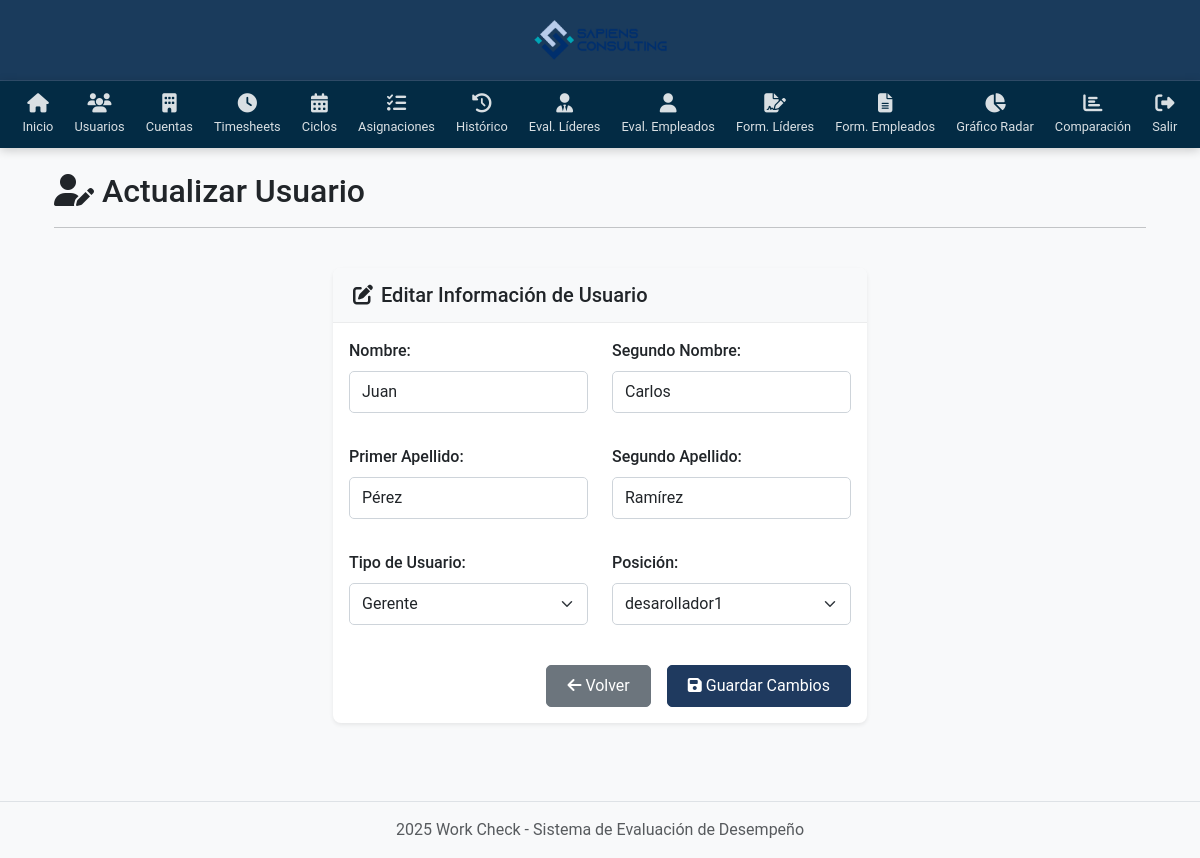
Screenshot of /update_user/1/ (signed in) with the database file from the repository.
### System/models.py (models this page shows)
class Usuario(models.Model):
    first_name = models.CharField(max_length=50)
    middle_name = models.CharField(max_length=50, blank=True, null=True)
    last_name = models.CharField(max_length=50)
    second_last_name = models.CharField(max_length=50, blank=True, null=True)
    user_type = models.CharField(max_length=50)
    position = models.ForeignKey(Position, on_delete=models.PROTECT)

class Position(models.Model):
    position_code = models.CharField(max_length=20)
    position_name = models.CharField(max_length=100)

### System/views.py (the view, shortened to what this page needs)
# urls.py: path('update_user/<int:user_id>/', views.update_user, name='update_user'),
@login_required
def update_user(request, user_id):
    try:
        usuario = Usuario.objects.get(id=user_id)
    except Usuario.DoesNotExist:
        return redirect('home')
    positions = Position.objects.all()
    return render(request, 'System/update_user.html', {'usuario': usuario, 'positions': positions})

### System/views.py (called while the page is built)
def login_required(view_func):
    @wraps(view_func)
    def wrapped_view(request, *args, **kwargs):
        if not request.session.get('user_id'):
            return redirect('login')
        return view_func(request, *args, **kwargs)
    return wrapped_view

### System/templates/System/update_user.html (shortened to what this page needs)
{% extends 'System/base.html' %}
{% block content %}
<div class="container">
    <div class="row mb-4">
        <div class="col-12">
            <div class="d-flex align-items-center">
                <h2 class="mb-0"><i class="fas fa-user-edit me-2"></i>Actualizar Usuario</h2>
            </div>
            <hr class="mt-3">
        </div>
    </div>
    <div class="row">
        <div class="col-md-8 col-lg-6 mx-auto">
            <div class="card shadow-sm">
                <div class="card-header bg-light">
                    <h5 class="card-title mb-0"><i class="fas fa-edit me-2"></i>Editar Información de Usuario</h5>
                </div>
                <div class="card-body">
                    <form method="post">
                        <div class="row mb-3">
                            <div class="col-md-6">
                                <div class="form-group mb-3">
                                    <label for="first_name" class="form-label">Nombre:</label>
                                    <input type="text" class="form-control" id="first_name" name="first_name" value="{{ usuario.first_name }}" required>
                                </div>
                            </div>
                            <div class="col-md-6">
                                <div class="form-group mb-3">
                                    <label for="middle_name" class="form-label">Segundo Nombre:</label>
                                    <input type="text" class="form-control" id="middle_name" name="middle_name" value="{{ usuario.middle_name }}">
                                </div>
                            </div>
                        </div>
                        <div class="row mb-3">
                            <div class="col-md-6">
                                <div class="form-group mb-3">
                                    <label for="last_name" class="form-label">Primer Apellido:</label>
                                    <input type="text" class="form-control" id="last_name" name="last_name" value="{{ usuario.last_name }}" required>
                                </div>
                            </div>
                            <div class="col-md-6">
                                <div class="form-group mb-3">
                                    <label for="second_last_name" class="form-label">Segundo Apellido:</label>
                                    <input type="text" class="form-control" id="second_last_name" name="second_last_name" value="{{ usuario.second_last_name }}">
                                </div>
                            </div>
                        </div>
                        <div class="row mb-3">
                            <div class="col-md-6">
                                <div class="form-group mb-3">
                                    <label for="user_type" class="form-label">Tipo de Usuario:</label>
                                    <select class="form-select" id="user_type" name="user_type" required>
                                        <option value="Gerente" {% if usuario.user_type == "Gerente" %}selected{% endif %}>Gerente</option>
                                    </select>
                                </div>
                            </div>
                            <div class="col-md-6">
                                <div class="form-group mb-3">
                                    <label for="position" class="form-label">Posición:</label>
                                    <select class="form-select" id="position" name="position" required>
                                        {% for pos in positions %}
                                            <option value="{{ pos.id }}" {% if pos.id == usuario.position.id %}selected{% endif %}>{{ pos.position_name }}</option>
                                        {% endfor %}
                                    </select>
                                </div>
                            </div>
                        </div>
                        <div class="d-grid gap-2 d-md-flex justify-content-md-end mt-4">
                            <a href="{% url 'manage_users' %}" class="btn btn-secondary me-md-2">
                                <i class="fas fa-arrow-left me-1"></i>Volver
                            </a>
                            <button type="submit" class="btn btn-primary">
                                <i class="fas fa-save me-1"></i>Guardar Cambios
                            </button>
                        </div>
                    </form>
                </div>
            </div>
        </div>
    </div>
</div>
{% endblock %}

### System/static/css/styles.css (style rules this page uses)
body { font-family: 'Roboto', Arial, sans-serif; min-height: 100vh; display: flex; flex-direction: column; background-color: #f8f9fa; margin: 0; padding: 0; }
.container { flex: 1; }
.card { border: none; border-radius: 8px; box-shadow: 0 4px 12px rgba(0, 0, 0, 0.05); transition: transform 0.3s, box-shadow 0.3s; margin-bottom: 20px; }
.card-header { background-color: #f8f9fa; border-bottom: 1px solid rgba(0, 0, 0, 0.05); font-weight: 600; }
.btn { border-radius: 5px; padding: 0.5rem 1.25rem; transition: all 0.3s; }
.btn-primary { background-color: #1f3a5f; border-color: #1f3a5f; }
.form-control, .form-select { border-radius: 5px; border: 1px solid #ced4da; padding: 0.5rem 0.75rem; transition: border-color 0.15s ease-in-out, box-shadow 0.15s ease-in-out; }
.form-label { font-weight: 500; margin-bottom: 0.5rem; }

### System/templates/System/update_user.html (style rules this page uses)
.card { border-radius: 8px; overflow: hidden; margin-bottom: 30px; border: none; }
.card-header { border-bottom: 1px solid rgba(0, 0, 0, 0.05); padding: 15px 20px; }
.btn-primary { background-color: #1f3a5f; border-color: #1f3a5f; }

### rows the page displays
Usuario: first_name "Juan", middle_name "Carlos", last_name "Pérez", second_last_name "Ramírez", user_type "Gerente", position "desarollador1"
